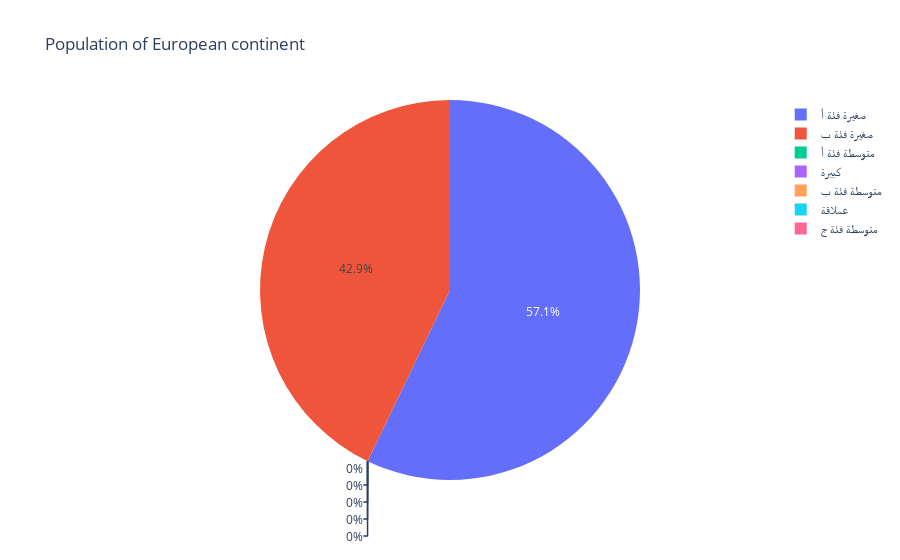

The cell this chart's notebook holds for it:
### Markdown cell above
**Categorical & Categorical --> (Stacked Column Chart)**

### Code cell
# extra Q what the open positions in compnay size
fig = px.pie(df, values='open_positions', names='comp_size', title='Population of European continent')
fig.show()

### Figure 1 — Plotly figure (JSON) as saved in the notebook; plotly's stock layout.template omitted (floating-point values rounded to 4 significant figures; data arrays with more than 128 entries replaced by an {"elided": "..."} marker saying what was removed)
{"data": [{"domain": {"x": [0, 1], "y": [0, 1]}, "hovertemplate": "comp_size=%{label}<br>open_positions=%{value}<extra></extra>", "labels": {"elided": "702 str values"}, "legendgroup": "", "name": "", "showlegend": true, "type": "pie", "values": {"elided": "702 int values"}}], "layout": {"legend": {"tracegroupgap": 0}, "title": {"text": "Population of European continent"}}}
